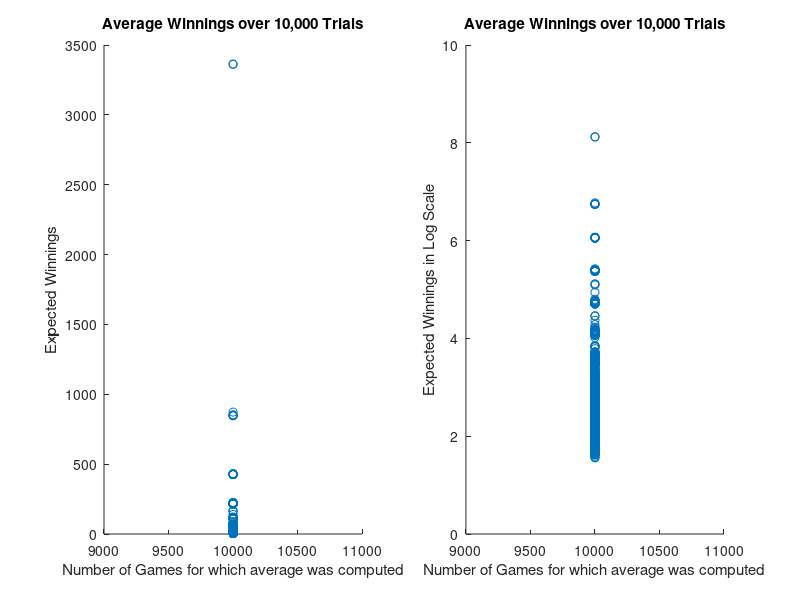

MATLAB code for this plot: (Note: this script raises an error after producing the figure.)
K = 10000;
P = 0.5;
T = 10000;
storage = nbinrnd(1, 0.5, K, T);
winnings = 2.^storage;
avgwin = mean(winnings, 2);
tmp = K*ones(T, 1);
subplot(1,2,1)
scatter(tmp, avgwin);
xlabel('Number of Games for which average was computed')
ylabel('Expected Winnings')
title('Average Winnings over 10,000 Trials')
subplot(1,2,2)
scatter(tmp, log(avgwin));
xlabel('Number of Games for which average was computed')
ylabel('Expected Winnings in Log Scale')
title('Average Winnings over 10,000 Trials')

a = unique(storage);
out = [a,histc(storage(:),a)];
out(:, 1) = 2.^out(:, 1);

subplot(1,2,1)
scatter(out(:, 2), out(:, 1));
xlabel('Number of Occurances of Winnings')
ylabel('Expected Winnings')
title('Occurances of Winnings')
subplot(1,2,2)
scatter(log(out(:, 2)), log(out(:, 1)));
xlabel('Number of Occurances of Winnings in Log Scale')
ylabel('Expected Winnings in Log Scale')
title('Occurances of Winnings in Log Scale')
